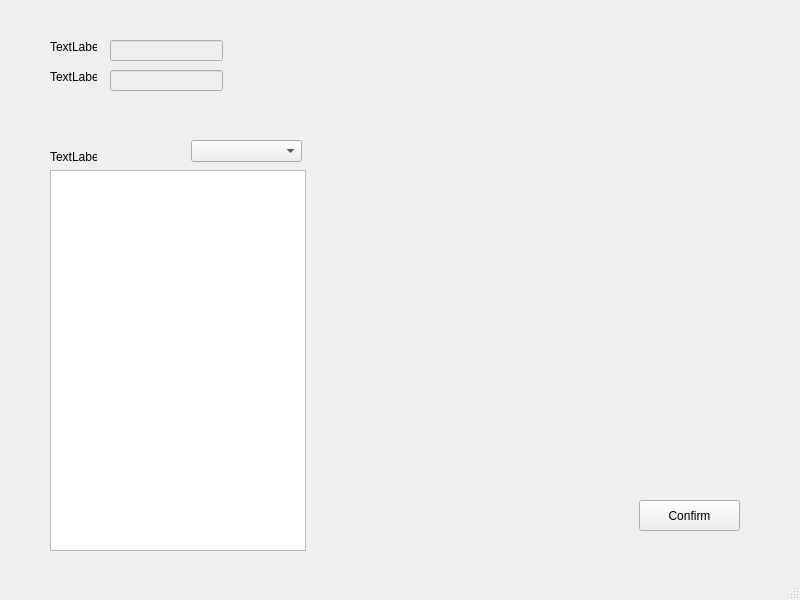
<?xml version="1.0" encoding="UTF-8"?>
<ui version="4.0">
 <class>RegisterAppointment</class>
 <widget class="QMainWindow" name="RegisterAppointment">
  <property name="geometry">
   <rect>
    <x>0</x>
    <y>0</y>
    <width>800</width>
    <height>600</height>
   </rect>
  </property>
  <property name="windowTitle">
   <string>MainWindow</string>
  </property>
  <widget class="QWidget" name="centralwidget">
   <widget class="QPushButton" name="registerButton">
    <property name="geometry">
     <rect>
      <x>639</x>
      <y>500</y>
      <width>101</width>
      <height>31</height>
     </rect>
    </property>
    <property name="text">
     <string>Confirm</string>
    </property>
   </widget>
   <widget class="QListView" name="listView">
    <property name="geometry">
     <rect>
      <x>50</x>
      <y>170</y>
      <width>256</width>
      <height>381</height>
     </rect>
    </property>
   </widget>
   <widget class="QLineEdit" name="lineEdit">
    <property name="enabled">
     <bool>false</bool>
    </property>
    <property name="geometry">
     <rect>
      <x>110</x>
      <y>40</y>
      <width>113</width>
      <height>21</height>
     </rect>
    </property>
   </widget>
   <widget class="QLineEdit" name="lineEdit_2">
    <property name="enabled">
     <bool>false</bool>
    </property>
    <property name="geometry">
     <rect>
      <x>110</x>
      <y>70</y>
      <width>113</width>
      <height>21</height>
     </rect>
    </property>
   </widget>
   <widget class="QLabel" name="label">
    <property name="geometry">
     <rect>
      <x>50</x>
      <y>40</y>
      <width>47</width>
      <height>13</height>
     </rect>
    </property>
    <property name="text">
     <string>TextLabel</string>
    </property>
   </widget>
   <widget class="QLabel" name="label_2">
    <property name="geometry">
     <rect>
      <x>50</x>
      <y>70</y>
      <width>47</width>
      <height>13</height>
     </rect>
    </property>
    <property name="text">
     <string>TextLabel</string>
    </property>
   </widget>
   <widget class="QLabel" name="label_3">
    <property name="geometry">
     <rect>
      <x>50</x>
      <y>150</y>
      <width>47</width>
      <height>13</height>
     </rect>
    </property>
    <property name="text">
     <string>TextLabel</string>
    </property>
   </widget>
   <widget class="QComboBox" name="comboBox">
    <property name="geometry">
     <rect>
      <x>191</x>
      <y>140</y>
      <width>111</width>
      <height>22</height>
     </rect>
    </property>
   </widget>
  </widget>
  <widget class="QMenuBar" name="menubar">
   <property name="geometry">
    <rect>
     <x>0</x>
     <y>0</y>
     <width>800</width>
     <height>20</height>
    </rect>
   </property>
  </widget>
  <widget class="QStatusBar" name="statusbar"/>
 </widget>
 <resources/>
 <connections/>
</ui>
